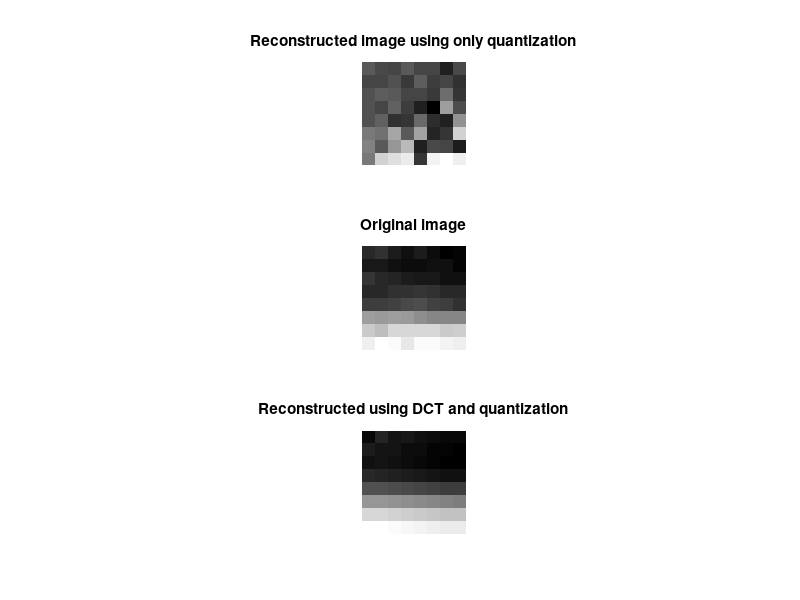

This chart was generated by the following MATLAB code:
%% Task 1 - still image compression
data_block = [124 125 122 120 122 119 117 118; 
    121 121 120 119 119 120 120 118;
    126 124 123 122 121 121 120 120;
    124 124 125 125 126 125 124 124;
    127 127 128 129 130 128 127 125;
    143 142 143 142 140 139 139 139;
    150 148 152 152 152 152 150 151;
    156 159 158 155 158 158 157 156];

quantization_table = [16 11 10 16 24 40 51 61;
    12 12 14 19 26 58 60 55;
    14 13 16 24 40 57 69 56;
    14 17 22 29 51 87 80 62;
    18 22 37 56 68 109 103 77;
    24 35 55 64 81 104 113 92;
    49 64 78 87 103 121 120 101;
    72 92 95 98 112 100 103 99;];

%% a) DCT

data_block_dct = dct2(data_block); % Transform of 8x8 block to dct

%% b) transform coefficients

q_img = floor(data_block./quantization_table+0.5);

k = floor(data_block_dct./quantization_table+0.5);

%% c) reconstruction

de_quant_img = q_img.*quantization_table - 0.5;

de_quant_DCT = k.*quantization_table - 0.5;

reconstructed_block = idct2(de_quant_DCT);


psnr_img_q = psnr(de_quant_img, data_block, 255);
psnr_dct_transform = psnr(reconstructed_block, data_block, 255);

%%
figure(1);
subplot(3,1,1);
imshow(mat2gray(de_quant_img));
title('Reconstructed image using only quantization');
subplot(3,1,2);
imshow(mat2gray(data_block));
title('Original image');
subplot(3,1,3);
imshow(mat2gray(reconstructed_block));
title('Reconstructed using DCT and quantization')








